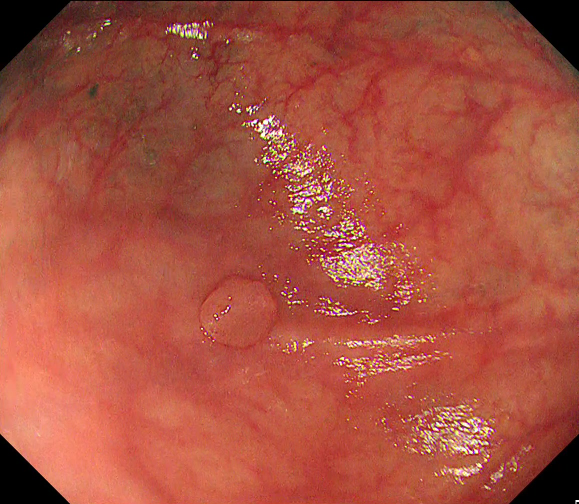
#> input picture data/image/data1.jpg, 1158 x 1008 px, given in place of data1.png, which was not available (shown at 1/2 size)
$ python main.py
#> lines starting #> are read from the running program, lines starting #| are printed output that depends on the picture; after the words box and inside, x2 and y2 are one past the last pixel; in counts of white or black regions, pixels touching at a corner belong together; pictures that were not available may be replaced by others from this repository, and a replacement may not be noted
### utils/utils.py
import cv2
import numpy as np
from skimage.filters import  rank


def load_img_label(imgpath, labelpath):

#> called with imgpath = 'data/image/data1.jpg', labelpath = 'data/label/data1.png'
    label = cv2.imread(labelpath)
#> label is the input picture: shape (1008, 1158, 3); mean B, G, R 63.8, 81, 167.6
    label = cv2.cvtColor(label, cv2.COLOR_BGR2GRAY) // 255
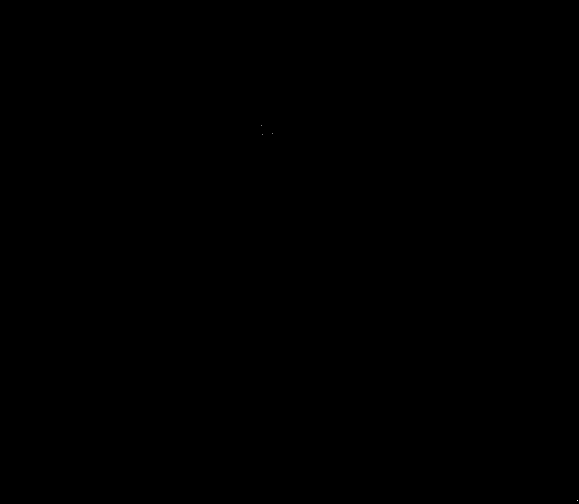
#> label: shape (1008, 1158) (shown at 1/2 size); values 0 (black) and 1 (white), 0% white in thin lines or dots, all inside (x1, y1, x2, y2) = (522, 250, 1155, 1002)

    image = cv2.imread(imgpath)
    grayimage = cv2.cvtColor(image, cv2.COLOR_BGR2GRAY)
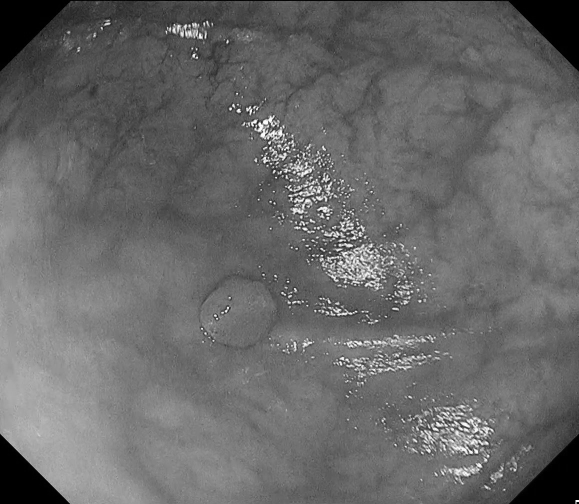
#> grayimage: shape (1008, 1158) (shown at 1/2 size); min 0, max 255, mean 104.9

    return grayimage, label, image


def cal_img_gradient(img):

    img = rank.median(img, np.ones((2, 2)))
    gradient_volume = rank.gradient(img, np.ones((2, 2)))
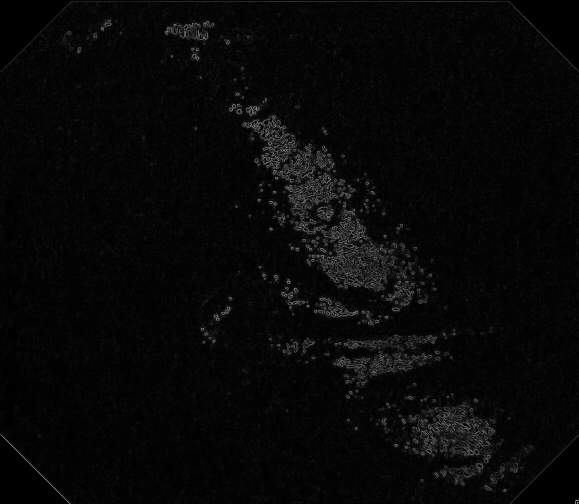
#> gradient_volume: shape (1008, 1158) (shown at 1/2 size); min 0, max 247, mean 7.3

    return gradient_volume


def save_output(file_path, pred, img, pred_color = [244, 133, 0], mask_color = [255, 179, 255]):

    pred_gt = cv2.cvtColor(np.uint8(pred == 1),cv2.COLOR_GRAY2RGB)
    pred_mask = cv2.cvtColor(np.uint8(pred == 2),cv2.COLOR_GRAY2RGB)
    pred = pred_gt * pred_color + pred_mask * mask_color

    img_pred = cv2.addWeighted(np.uint8(img), 0.9, np.uint8(pred), 0.6, 1)

    cv2.imwrite(file_path, img_pred)


def count_integer_points_on_sphere(radius):

    x, y= np.meshgrid(range(-radius, radius + 1), range(-radius, radius + 1))
    distances_squared = x**2 + y**2
    count = np.count_nonzero(abs(distances_squared - radius**2) <= 1)

    return count


def sample_spherical(cx, cy, radius, shape):

    num_points = count_integer_points_on_sphere(radius)

    t = np.linspace(0, 2*np.pi, num_points, endpoint=False)
    x = np.int32(cx + radius * np.cos(t))
    y = np.int32(cy + radius * np.sin(t))

    spherical_index = np.array([x,y])

    spherical_index[0][spherical_index[0]+2+1>=shape[0]] = shape[0]-1-2
    spherical_index[1][spherical_index[1]+2+1>=shape[1]] = shape[1]-1-2
    spherical_index[spherical_index<0] = 0

    return spherical_index

### utils/drag_drop.py
import numpy as np
from scipy import ndimage

from utils.utils import sample_spherical


def get_weak_label(label_binary):

    lesion_index = np.where(label_binary==1)
    center_x, center_y = (np.max(lesion_index[0])+np.min(lesion_index[0]))//2, (np.max(lesion_index[1])+np.min(lesion_index[1]))//2

    width, height = np.max(lesion_index[0])-np.min(lesion_index[0]), np.max(lesion_index[1])-np.min(lesion_index[1])

    sphere_radius = int(max(width, height)//2)

    return center_x, center_y, sphere_radius


def get_marker(center_x, center_y, sphere_radius, N, marker):

    pos_marker_radius = sphere_radius*N

    # ******************** Positive Marker ********************
    noisex, noisey = np.int32(np.random.normal(0, 1, 1)), np.int32(np.random.normal(0, 1, 1))
    marker[center_x+noisex[0]-round(pos_marker_radius): center_x+noisex[0]+round(pos_marker_radius)+1,
        center_y+noisey[0]-round(pos_marker_radius): center_y+noisey[0]+round(pos_marker_radius)+1] = 2

    # ******************** Negative Marker ********************
    neg_marker_index = sample_spherical(center_x, center_y, sphere_radius, marker.shape)

    for index in range(len(neg_marker_index[0])):
        marker[neg_marker_index[0][index]-2: neg_marker_index[0][index]+2+1,
                neg_marker_index[1][index]-2: neg_marker_index[1][index]+2+1] = 1


    return marker

def dilate_lesion(lesion, sphere_radius, M):

    dilate_size = sphere_radius*M
    dilate_size = max(dilate_size, 1)

    dilated_lesion = ndimage.grey_dilation(lesion, footprint=np.ones((int(2*dilate_size+1), int(2*dilate_size+1))).astype("uint8"))
    dilated_lesion = np.uint8(dilated_lesion*2) - np.uint8(lesion)

    return dilated_lesion


### main.py
import os
import glob
import argparse
import numpy as np
from scipy import ndimage
from skimage.segmentation import watershed

from utils.drag_drop import get_weak_label, get_marker, dilate_lesion
from utils.utils import load_img_label, save_output, cal_img_gradient


def watershed_core(input, label, N, M):

#> called with N = 0.2, M = 0.5
    pseudo_label = np.zeros_like(label, dtype=np.uint8)
    label_numeric, gt_N = ndimage.label(label)
#> label_numeric: shape (1008, 1158) int32; 5 distinct labels, from 0 to 4
#> gt_N = 4

    for segid in range(1, gt_N+1):

        label_binary = np.uint8(label_numeric == segid)
        marker = np.zeros_like(label_binary)

        # ******************** Sec. 2.1 Drag&Drop Initialization ********************
        center_x, center_y, sphere_radius = get_weak_label(label_binary)
        marker = get_marker(center_x, center_y, sphere_radius, N, marker)

        # ******************** Sec. 2.2 Drag&Drop Propagation ********************
        lesion = watershed(input, marker)-1

        # ******************** Sec. 2.3 Noise Reduction ********************
        dilated_lesion = dilate_lesion(lesion, sphere_radius, M)

        pseudo_label = pseudo_label | dilated_lesion
#> this loop made 4 passes
#> (center_x, center_y, width in get_weak_label) on passes 1 to 3: (250, 522, 0), (266, 545, 0), (268, 525, 0)
#> (lesion_index in get_weak_label, center_x, center_y, width in get_weak_label) on pass 4: (([1000, 1001], [1154, 1154]), 1000, 1154, 1)
#> label_binary: shape (1008, 1158); values 0 (black) and 1 (white), 0% white in thin lines or dots, all inside (x1, y1, x2, y2) = (1154, 1000, 1155, 1002)

    pseudo_label[pseudo_label==3] = 1

    return pseudo_label


def watershed_engine(opt):

    imgpath_list =  glob.glob(opt.image_root + '*.jpg')

    for imgpath in imgpath_list:

        labelpath = imgpath.replace(opt.image_root, opt.label_root).replace('.jpg', '.png')
        tar_path = imgpath.replace(opt.image_root, opt.output_root).replace('.jpg', '.png')

        grayimage, label, image= load_img_label(imgpath, labelpath)
        gradient = cal_img_gradient(grayimage)

        pseudo_label = watershed_core(gradient, label, opt.N, opt.M)
        save_output(tar_path, pseudo_label, image)
#> in save_output, `pred_gt = cv2.cvtColor(np.uint8(pred == 1),cv2.COLOR_GRAY2RGB)`: pred_gt: shape (1008, 1158, 3); every value is 0
#> in save_output, `pred = pred_gt * pred_color + pred_mask * mask_color`: pred: shape (1008, 1158, 3) int64; every value is 0
#> in save_output, `img_pred = cv2.addWeighted(np.uint8(img), 0.9, np.uint8(pred), 0.6, 1)`:
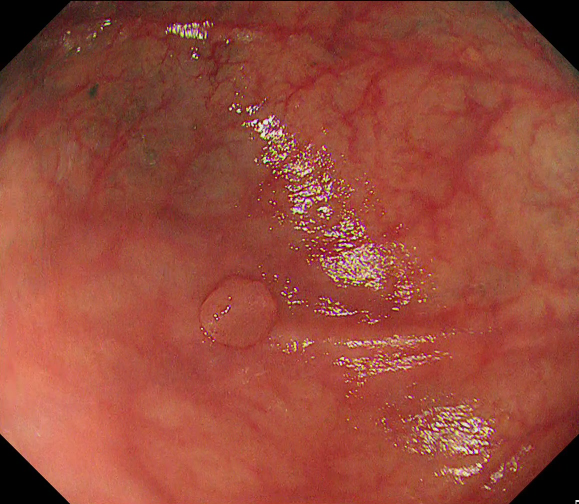
#> img_pred: shape (1008, 1158, 3) (shown at 1/2 size); mean B, G, R 58.4, 73.9, 151.9


if __name__ == '__main__':
    np.random.seed(1000)
    parser = argparse.ArgumentParser()
    parser.add_argument(
        '--image_root', type=str, help='custom your image root',
        default='data/image/')
    parser.add_argument(
        '--label_root', type=str, help='custom your ground-truth root',
        default='data/label/')
    parser.add_argument(
        '--output_root', type=str, help='custom your prediction root',
        default='data/drag_drop/')

    # ******************** Hyper-parameters ********************
    parser.add_argument(
        '--N', type=float, help='the kernel size of dilation',
        default=0.2)
    parser.add_argument(
        '--M', type=float, help='the kernel size of dilation',
        default=0.5)
    opt = parser.parse_args()

    os.makedirs(opt.output_root, exist_ok=True)
    watershed_engine(opt)

$ run again, on data/image/data2.jpg
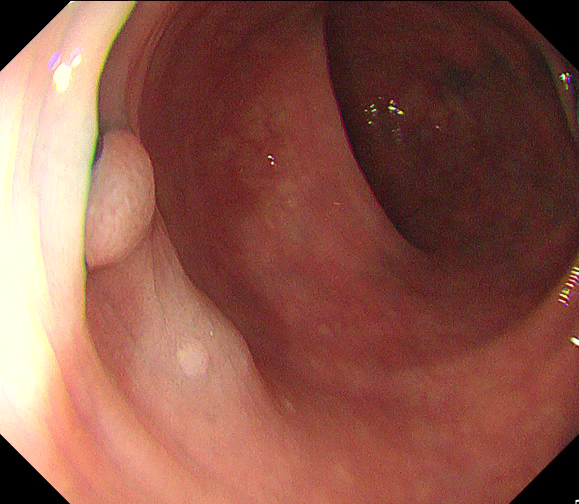
#> input picture data/image/data2.jpg, 1158 x 1008 px, given in place of data2.png, which was not available (shown at 1/2 size)
#> in load_img_label, label is the input picture: shape (1008, 1158, 3); mean B, G, R 73.9, 86.6, 140.7
#> label: shape (1008, 1158); values 0 (black) and 1 (white), 0% white in thin lines or dots, all inside (x1, y1, x2, y2) = (111, 146, 1158, 689)
#> in load_img_label, `grayimage = cv2.cvtColor(image, cv2.COLOR_BGR2GRAY)`:
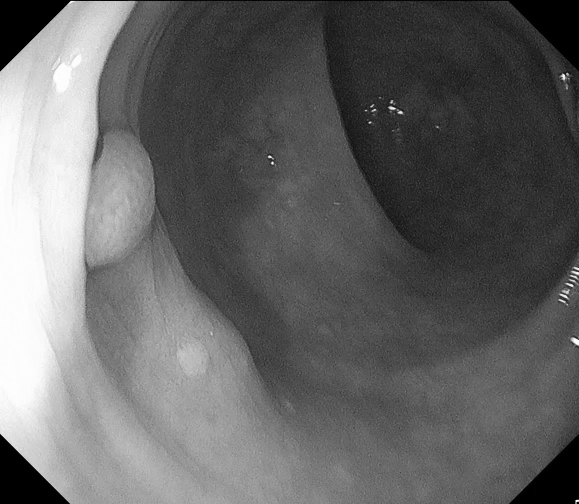
#> grayimage: shape (1008, 1158) (shown at 1/2 size); min 0, max 255, mean 101.3
#> label_numeric: shape (1008, 1158) int32; 7 distinct labels, from 0 to 6
#> gt_N = 6
#> the loop in watershed_core, `for segid in range(1, gt_N+1): ` made 6 passes
#> (center_x, center_y, width in get_weak_label) on passes 1 to 3: (146, 122, 0), (157, 111, 0), (570, 1143, 0)
#> pred_gt: shape (1008, 1158, 3); every value is 0
#> pred: shape (1008, 1158, 3) int64; every value is 0
#> in save_output, `img_pred = cv2.addWeighted(np.uint8(img), 0.9, np.uint8(pred), 0.6, 1)`:
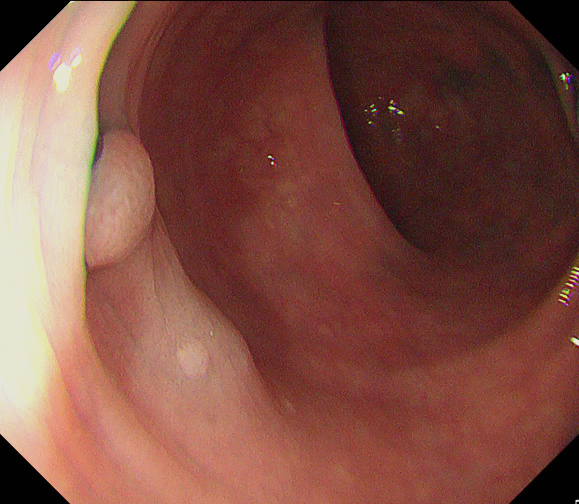
#> img_pred: shape (1008, 1158, 3) (shown at 1/2 size); mean B, G, R 67.5, 78.9, 127.5

$ run again, on data/image/data3.jpg
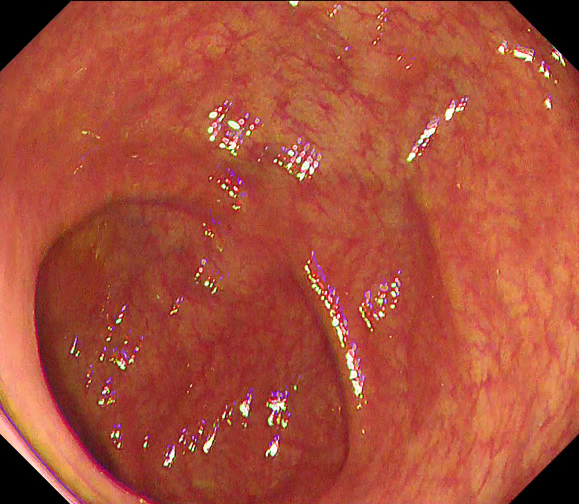
#> input picture data/image/data3.jpg, 1158 x 1008 px, given in place of data3.png, which was not available (shown at 1/2 size)
#> in load_img_label, label is the input picture: shape (1008, 1158, 3); mean B, G, R 58, 78.8, 171.1
#> label: shape (1008, 1158); values 0 (black) and 1 (white), 0% white in thin lines or dots, all inside (x1, y1, x2, y2) = (342, 97, 1098, 921)
#> in cal_img_gradient, `gradient_volume = rank.gradient(img, np.ones((2, 2)))`:
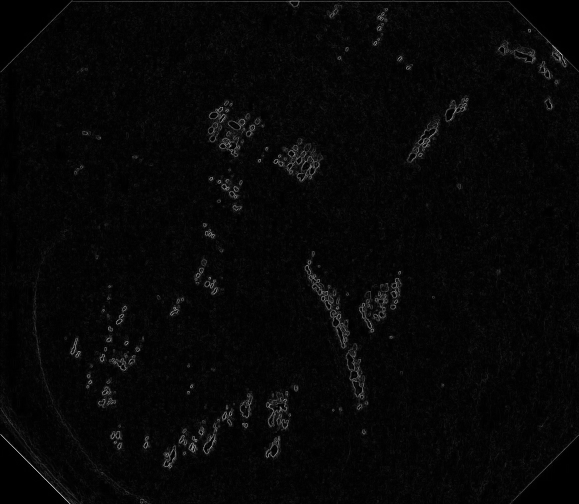
#> gradient_volume: shape (1008, 1158) (shown at 1/2 size); min 0, max 250, mean 6.8
#> label_numeric: shape (1008, 1158) int32; 24 distinct labels, from 0 to 23
#> gt_N = 23
#> the loop in watershed_core, `for segid in range(1, gt_N+1): ` made 23 passes
#> (center_x, center_y, width in get_weak_label, height in get_weak_label) on passes 1, 3, 4, 5, 7, 8, 9, 10: (97, 1001, 0, 0), (203, 1095, 0, 0), (205, 1097, 0, 0), (209, 1095, 0, 0), (238, 895, 0, 0), (261, 424, 0, 0), (310, 825, 0, 0), (316, 823, 0, 0)
#> pred_gt: shape (1008, 1158, 3); every value is 0
#> pred: shape (1008, 1158, 3) int64; every value is 0
#> in save_output, `img_pred = cv2.addWeighted(np.uint8(img), 0.9, np.uint8(pred), 0.6, 1)`:
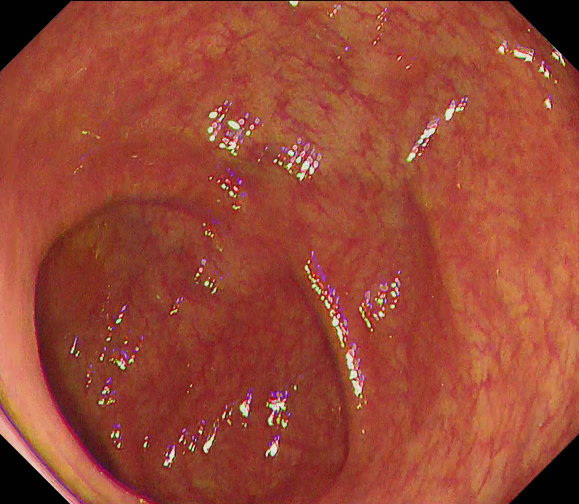
#> img_pred: shape (1008, 1158, 3) (shown at 1/2 size); mean B, G, R 53.2, 71.9, 155
